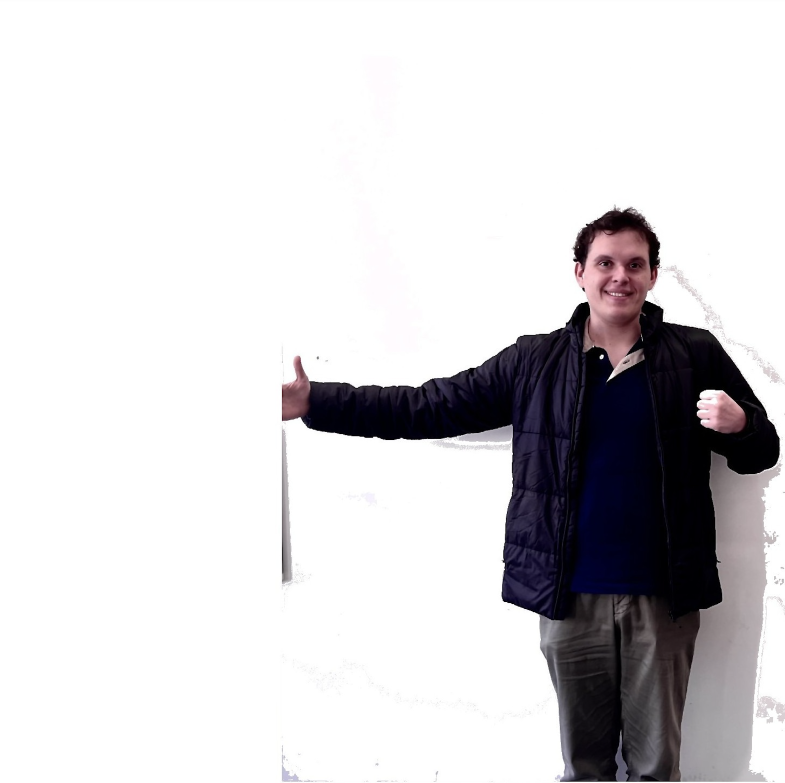
%> input picture ex2/toni7.jpg, 1570 x 1566 px (shown at 1/2 size)
$ octave bonus.m   (GNU Octave 9; MATLAB toolbox functions it lacks are replaced by stand-ins)
%> lines starting %> are read from the running program, lines starting %| are printed output that depends on the picture
im = imread("toni7.jpg");
%> im is the input picture: size 1566x1570x3 uint8; mean R, G, B 212.8, 211.2, 213.4
sz=size(im);
%> sz = [1566 1570 3]
% [6 lines of commented-out code are left out]

figure
imshow(im);

r=im(:,:,1);
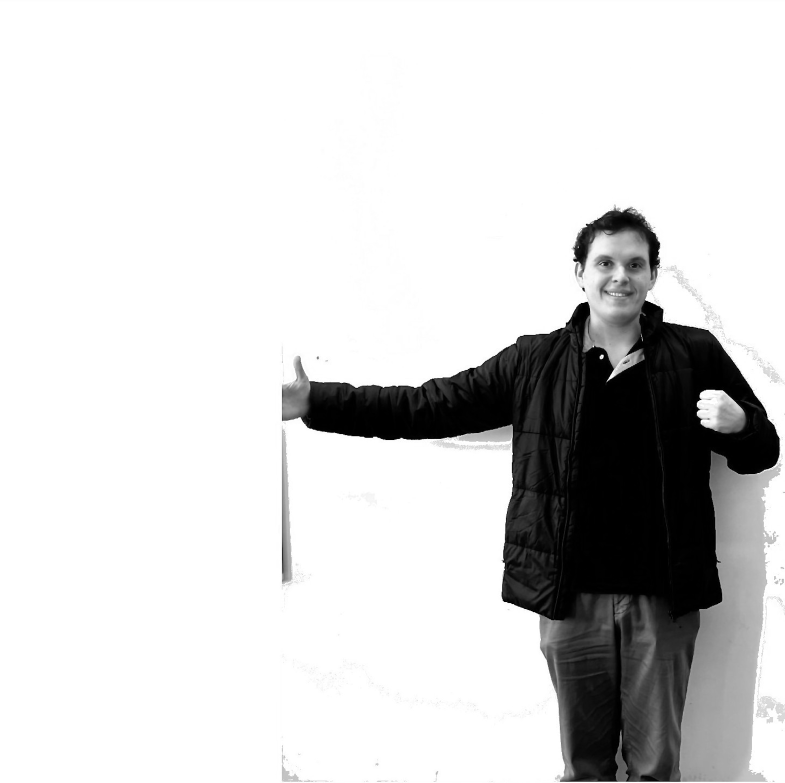
%> r: size 1566x1570 uint8 (shown at 1/2 size); min 0, max 255, mean 212.8
g=im(:,:,2);
b=im(:,:,3);
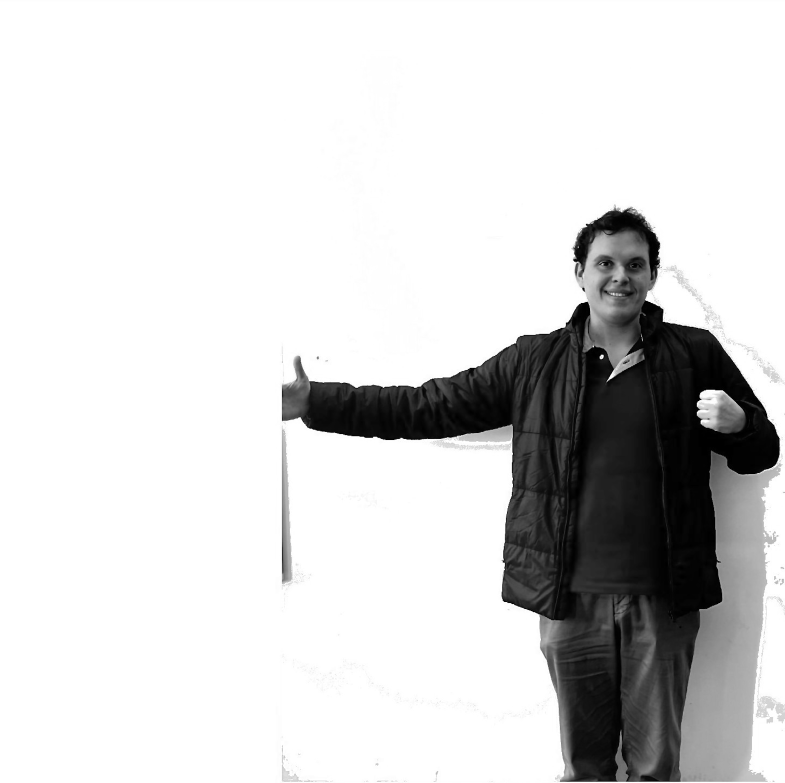
%> b: size 1566x1570 uint8 (shown at 1/2 size); min 0, max 255, mean 213.4

n=30;
reds=zeros(n,1);
greens=zeros(n,1);
blues=zeros(n,1);
for i= 1:n
%> (the run ends here)
